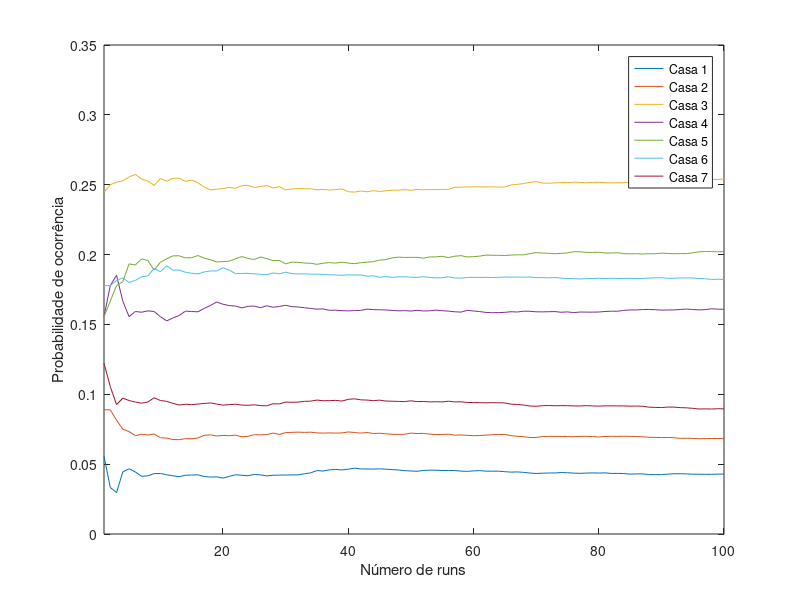
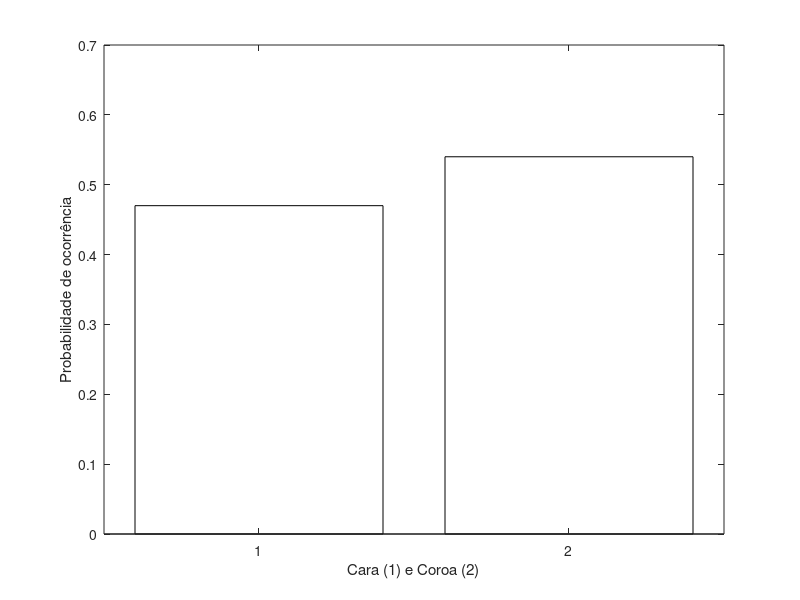

MATLAB code to generate these figures, in order:
close all;
Njogadas=100;
NMC=100; %Número de runs
Ndiscard=10;
Ncasas=7;
z = zeros(NMC,Ncasas); %número de estados do jogo, que indica o número de vezes que se caiu em cada casa
y = zeros(1,Njogadas); % dimensão igual ao número de jogadas em cada run de Monte Carlo, que indica as casas em que se caiu em cada jogada
Aluguer = [10,10,0,15,20,25,35];
estados = [2,3,4,5,6,3,1;
           3,4,5,6,3,7,2]; %representação da máquina de estados a posição estados(1,1) representa a casa onde se vai para caso estejamos na casa 1 e calhe cara
coinflips = zeros(1,Njogadas);
zfreq = zeros(NMC,Ncasas);
%rand('state',0)
espera = 0;
hh = waitbar(espera,"Doing stuff");

for i=1:1:NMC
    x = 0; %variável escalar que indica o número do estado em que a marca do jogador está em cada instante;
    for k=1:1:Njogadas+1 % a inicial n conta para o nº de jogadas         
        avanca = randi([1 2]); % lançamento da moeda
        coinflips(k)=avanca;
        if x == 0              % no inicio está "fora do tabuleiro"
            x = avanca;        % ou vai para o 1 ou para o 2
        else    
            x = estados(avanca,x);  % avança segundo o diagrama
        end
        y(k) = x;
        if k > Ndiscard+1    
            z(i,x) = z(i,x)+1;
        end
    end 
end

%testing if transitions are right. First bullet point on question P2.
for i = 1:1:(length(y)-1)
    salto = y(i+1) - y(i);
    if(salto ~= 1 && salto ~= 2)
       salto = abs(salto);
       if(salto == 3)
           if(~((y(i) == 6 && y(i+1) == 3) &&  coinflips(i+1) == 1))
                disp("There's a wrong move in this run" )
                disp(i)
           end
       end
       if(salto == 5)
           if(~((y(i) == 7 && y(i+1) == 2)  &&  coinflips(i+1) == 2))
                disp("There's a wrong move in this run"  )
           end
       end
       if(salto == 6)
           if(~((y(i) == 7 && y(i+1) == 1)))
                disp( "Array position \t" + num2str(i) + "e o valor de salto \t"+ num2str(salto) )
           end
       end
    end
end   


%testing if transitions are right. 
for n = 1:1:NMC
    for i=1:1:Ncasas
        zfreq(n,i) = sum(z(1:n,i))/((Njogadas-Ndiscard)*n);
    end
      espera = espera + 1/NMC;
      waitbar(espera,hh,"Doing stuff");
end
figure(1)
for i = 1:1:Ncasas
    xlim([1,NMC]);
    plot(zfreq(:,i))
    hold on
end
legend('Casa 1','Casa 2','Casa 3','Casa 4','Casa 5','Casa 6','Casa 7');
xlabel('Número de runs')
ylabel('Probabilidade de ocorrência')

%Last bullet point on question P2. Probability of coinflips

coinflips_frequency = zeros(1,2);
for i=1:1:length(coinflips)
    if coinflips(i) == 1
        coinflips_frequency(1,1) = coinflips_frequency(1,1) + 1; 
    end
    if coinflips(i) == 2
        
        coinflips_frequency(1,2) = coinflips_frequency(1,2) + 1;
    end
end
figure(3)
bar(1:2, coinflips_frequency/Njogadas,'FaceColor','flat')
xlabel('Cara (1) e Coroa (2)')
ylabel('Probabilidade de ocorrência')
%1 corresponde a sair "cara" e um resultado igual a 2 é "coroa"
close(hh)

